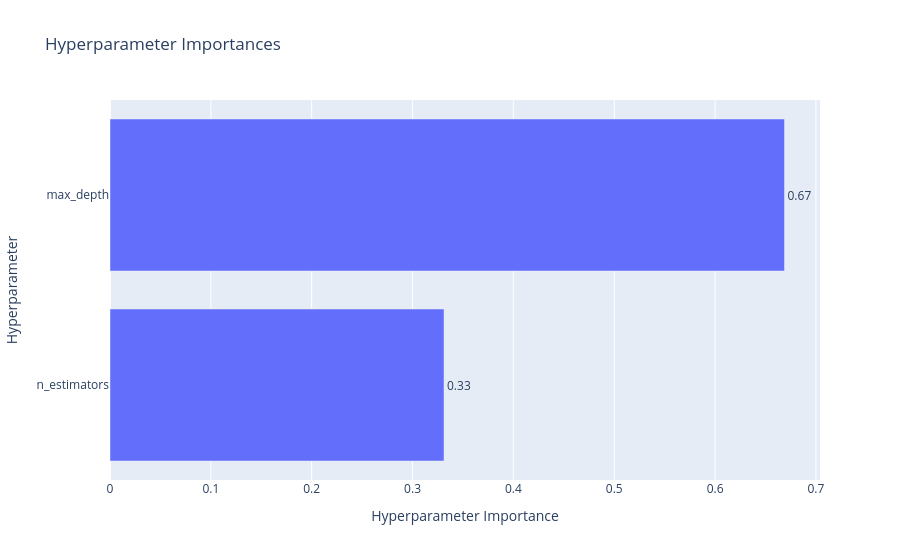

Here is the notebook cell this chart was saved with:
### Code cell
# 5. Hyperparameter Importance
plot_param_importances(study).show()

### Figure 1 — Plotly figure (JSON) as saved in the notebook; plotly's stock layout.template omitted (floating-point values rounded to 4 significant figures)
{"data": [{"cliponaxis": false, "hovertemplate": ["n_estimators (IntDistribution): 0.3311876074726735<extra></extra>", "max_depth (IntDistribution): 0.6688123925273265<extra></extra>"], "name": "Objective Value", "orientation": "h", "text": ["0.33", "0.67"], "textposition": "outside", "type": "bar", "x": [0.3312, 0.6688], "y": ["n_estimators", "max_depth"]}], "layout": {"title": {"text": "Hyperparameter Importances"}, "xaxis": {"title": {"text": "Hyperparameter Importance"}}, "yaxis": {"title": {"text": "Hyperparameter"}}}}
